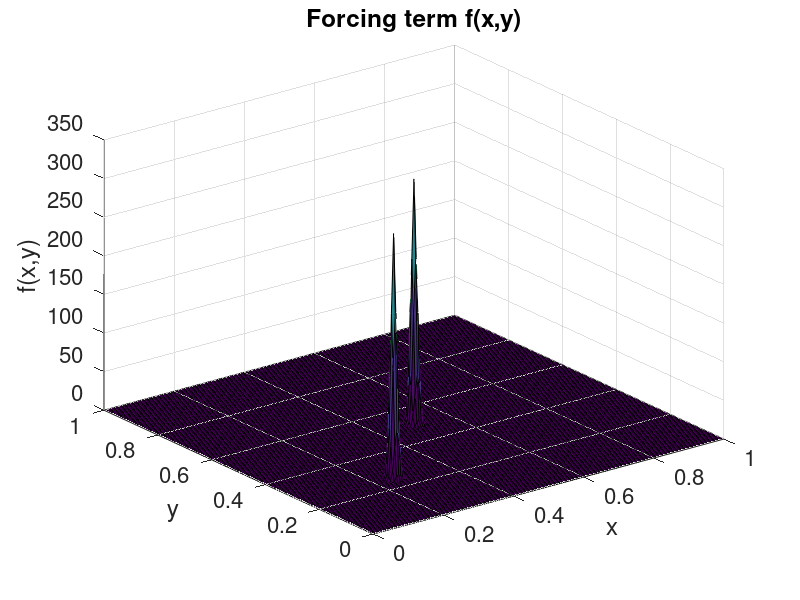

This figure's MATLAB source: (Note: this script raises an error after producing the figure.)
% Solving eliptic equation in 2D using iterative method (SOR)
% \partial_x^2 u + \partial_y^2 u = f
% The domain is a square
% Dirichlet boundary conditions


fontSize=16; lineWidth=2; markerSize=10;
set(0,'DefaultLineMarkerSize',markerSize);
set(0,'DefaultLineLineWidth',lineWidth);
set(0,'DefaultAxesFontSize',fontSize);
% clc;
clear; close all; clc;

%% Variables specification
par.ax = 0;
par.bx = 1;
par.ay = 0;
par.by = 1;
par.mx = 5;
% par.my = 1;
par.my = par.mx;
par.Nx = 10 * 2 ^ (par.mx - 1);
par.Ny = 10 * 2 ^ (par.my - 1);
par.Ng = (par.Nx + 1) * (par.Ny + 1);
par.dx = (par.bx - par.ax) / par.Nx;
par.dy = (par.by - par.ay) / par.Ny;
par.h = par.dx;
par.I = (2 : par.Nx)';
par.J = (2 : par.Ny)';
% par.I_red = par.I(mod(par.I, 2) == 0);
% par.I_black = par.I(mod(par.I, 2) == 1);
par.I_even = par.I(1 : 2 : end);
par.I_odd = par.I(2 : 2 : end);
par.J_even = par.J(1 : 2 : end);
par.J_odd = par.J(2 : 2 : end);
par.x = linspace(par.ax, par.bx, par.Nx + 1)';
par.y = linspace(par.ay, par.by, par.Ny + 1)';
[par.X, par.Y] = meshgrid(par.x, par.y);
% meshgrid returns length(y) * length(x) dimesions
par.X = par.X';
par.Y = par.Y';
par.lambda = 100; % parameter for the forcing
par.kx = 2;
par.ky = 3.5;
par.x0 = 0.5;
par.y0 = 0.5;

% Difference operators
par.DpxDmx = @(U, I, J) U(I + 1, J) - 2 * U(I, J) + U(I - 1, J);
par.DpyDmy = @(U, I, J) U(I, J + 1) - 2 * U(I, J) + U(I, J - 1);

%% Specifying the forcing and exact solution for testing
% fun is a struct of function handles
fun.f = @(x,y,lambda) (10*par.lambda/pi) * exp(-par.lambda^2*((x-0.5).^2 + (y-0.5).^2)) + ...
                  (10*par.lambda/pi) * exp(-par.lambda^2*((x-0.25).^2 + (y-0.25).^2));

% Plot the forcing
Z = fun.f(par.X,par.Y);
figure;
surf(par.X,par.Y, Z);

xlabel('x');
ylabel('y');
zlabel('f(x,y)');
title('Forcing term f(x,y)');
colormap(getRainbow);
shading interp;   % smooth surface
colorbar;         % show color scale
savePlotFile("../docs/fig/forcing");    

%% Struct to store the iterative solver
iter.max = 30000;
iter.tol = 1e-10;
iter.omega = 1.9;         % omega = 1 is the Gauss-Seidel method
iter.iter_counter = 0;

ukp1 = zeros(par.Nx + 1, par.Ny + 1);
uk = zeros(par.Nx + 1, par.Ny + 1);
R = zeros(par.Nx + 1, par.Ny + 1);

%% Gauss-Seidel method
% Reset to initial guess to zeros
for k = 1 : iter.max
    % Update red points first
    uk(par.I_even, par.J_even) = (1 - iter.omega) * uk(par.I_even, par.J_even) + ...
        (iter.omega / 4) * ( uk(par.I_even + 1, par.J_even) + ...
        uk(par.I_even - 1, par.J_even) + ...
        uk(par.I_even, par.J_even + 1) + ...
        uk(par.I_even, par.J_even - 1)   ...
        - par.h ^ 2 * fun.f(par.X(par.I_even, par.J_even), par.Y(par.I_even, par.J_even)) );
    
    uk(par.I_odd, par.J_odd) =  (1 - iter.omega) * uk(par.I_odd, par.J_odd) + ...
        (iter.omega / 4) * ( uk(par.I_odd + 1, par.J_odd) + ...
        uk(par.I_odd - 1, par.J_odd) + ...
        uk(par.I_odd, par.J_odd + 1) + ...
        uk(par.I_odd, par.J_odd - 1)   ...
        - par.h ^ 2 * fun.f(par.X(par.I_odd, par.J_odd), par.Y(par.I_odd, par.J_odd)) );

    % Update black points
    uk(par.I_even, par.J_odd) =  (1 - iter.omega) * uk(par.I_even, par.J_odd) + ...
        (iter.omega / 4) * ( uk(par.I_even + 1, par.J_odd) + ...
        uk(par.I_even - 1, par.J_odd) + ...
        uk(par.I_even, par.J_odd + 1) + ...
        uk(par.I_even, par.J_odd - 1)   ...
        - par.h ^ 2 * fun.f(par.X(par.I_even, par.J_odd), par.Y(par.I_even, par.J_odd)) );
    
    uk(par.I_odd, par.J_even) =  (1 - iter.omega) * uk(par.I_odd, par.J_even) + ...
        (iter.omega / 4) * ( uk(par.I_odd + 1, par.J_even) + ...
        uk(par.I_odd - 1, par.J_even) + ...
        uk(par.I_odd, par.J_even + 1) + ...
        uk(par.I_odd, par.J_even - 1)   ...
        - par.h ^ 2 * fun.f(par.X(par.I_odd, par.J_even), par.Y(par.I_odd, par.J_even)) );
    
    % Need to add the way to compute the residual
    R(par.I, par.J) = (1 / 4) * ( par.DpxDmx(uk, par.I, par.J) + par.DpyDmy(uk, par.I, par.J) ) - ...
        (par.h ^ 2 / 4) * fun.f(par.X(par.I, par.J), par.Y(par.I, par.J));
    max_res = max(max(abs(R)));
    if max_res < iter.tol
        fprintf("Gauss-Seidel solver converges after %d iterations!\n", k);
        break;
    end
end
if k == iter.max
    fprintf('Gauss-Seidel Iterative solver did not converged! max_res=%4.2e\n', max_res);
end

% Plot the solution
figure;
surf(par.X,par.Y, uk);

xlabel('x');
ylabel('y');
zlabel('u(x,y)');
title('Computed solution u(x,y)');
colormap(getRainbow);
shading interp;   % smooth surface
colorbar;         % show color scale
savePlotFile("../docs/fig/computed_solution");
